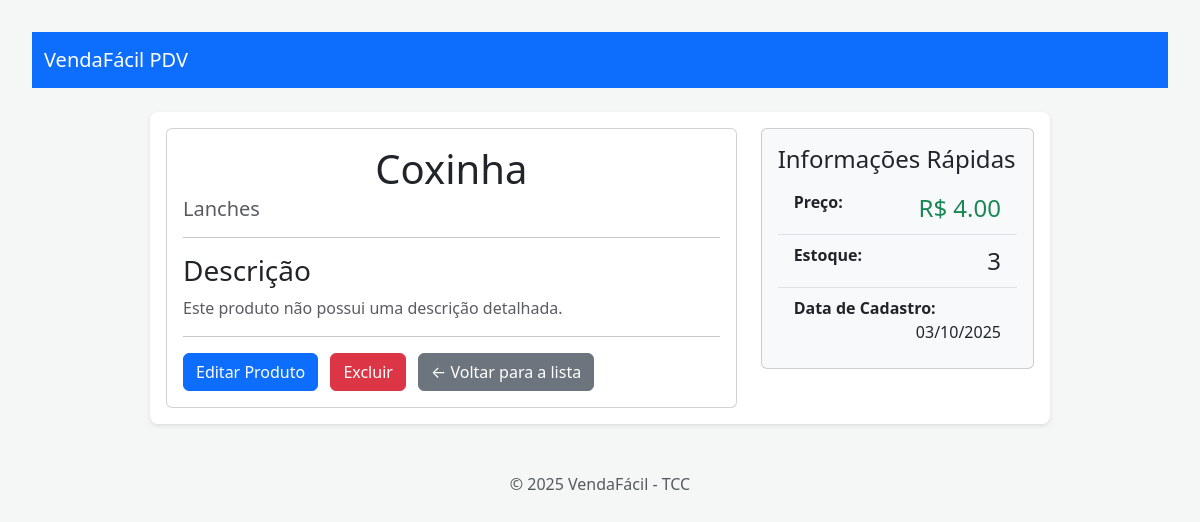
Screenshot of /produtos/3/ with the database file from the repository.
### products/models.py (models this page shows, shortened)
class Produto(models.Model):
    nome = models.CharField(max_length=200, help_text="Nome do produto")
    descricao = models.TextField(blank=True, null=True, help_text="Descrição do Produto")
    preco = models.DecimalField(max_digits=10, decimal_places=2, help_text="Preço do produto")
    estoque = models.IntegerField(default=0, help_text="Quantidade em estoque")
    categoria = models.ForeignKey(Categoria, on_delete=models.PROTECT, related_name='produtos', help_text="Categoria do produto")
    data_criacao = models.DateTimeField(auto_now_add=True)
    data_atualizacao = models.DateTimeField(auto_now=True)

class Categoria(models.Model):
    nome = models.CharField(max_length=100, unique=True, help_text="Nome da categoria")
    def __str__(self):
        return self.nome

### products/views.py (the view)
# urls.py: path('<int:pk>/', views.detalhe_produto, name='detalhe_produto'),
def detalhe_produto(request, pk):
    produto = get_object_or_404(Produto, pk=pk)
    contexto ={
        'produto' : produto
    }
    return render(request, 'products/detalhe_produtos.html', contexto)

### templates/products/detalhe_produtos.html (shortened to what this page needs)
{% extends 'base.html' %}
{% block content %}
<div class="row">
    <div class="col-lg-8">
        <div class="card">
            <div class="card-body">
                <h1 class="card-title">{{ produto.nome }}</h1>
                <h5 class="card-subtitle mb-2 text-muted">{{ produto.categoria }}</h5>
                <hr>
                <h3>Descrição</h3>
                <p class="card-text">
                    {% if produto.descricao %}
                        {{ produto.descricao|linebreaks }}
                    {% else %}
                        <span class="text-muted">Este produto não possui uma descrição detalhada.</span>
                    {% endif %}
                </p>
                <hr>
                <a href="{% url 'products:atualizar_produto' pk=produto.pk %}" class="btn btn-primary me-2">
                    Editar Produto
                </a>
                <a href="{% url 'products:excluir_produto' pk=produto.pk %}" class="btn btn-danger me-2">
                    Excluir
                </a>
                <a href="{% url 'products:listar_produtos' %}" class="btn btn-secondary">
                    &larr; Voltar para a lista
                </a>
            </div>
        </div>
    </div>
    <div class="col-lg-4">
        <div class="card bg-light">
            <div class="card-body">
                <h4 class="card-title">Informações Rápidas</h4>
                <ul class="list-group list-group-flush">
                    <li class="list-group-item bg-light">
                        <strong>Preço:</strong>
                        <span class="fs-4 text-success float-end">R$ {{ produto.preco }}</span>
                    </li>
                    <li class="list-group-item bg-light">
                        <strong>Estoque:</strong>
                        <span class="fs-4 float-end">{{ produto.estoque }}</span>
                    </li>
                    <li class="list-group-item bg-light">
                        <strong>Data de Cadastro:</strong>
                        <span class="float-end">{{ produto.data_criacao|date:"d/m/Y" }}</span>
                    </li>
                </ul>
            </div>
        </div>
    </div>
</div>
{% endblock %}

### static/css/main.css (style rules this page uses)
body { font-family: system-ui, -apple-system, BlinkMacSystemFont, 'Segoe UI', Roboto, Oxygen, Ubuntu, Cantarell, 'Open Sans', 'Helvetica Neue', sans-serif; background-color: #f4f7f6; color: #333; margin: 0; padding: 2em; }
h1 { color: #0056b3; text-align: center; margin-bottom: 1.5em; }

### rows the page displays
Produto: nome "Coxinha", categoria "Lanches", preco "4.00", estoque "3", data_criacao "03/10/2025"
